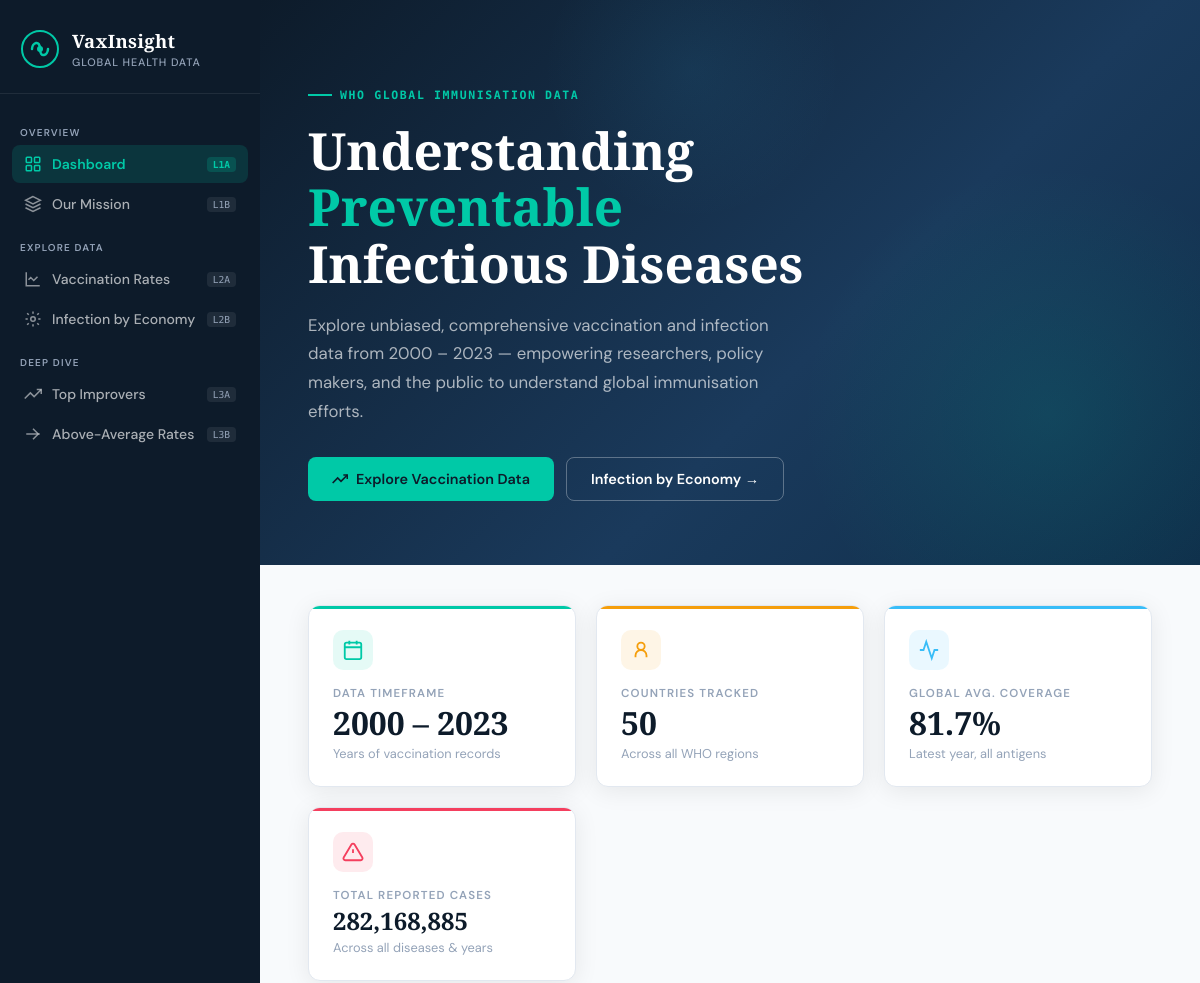
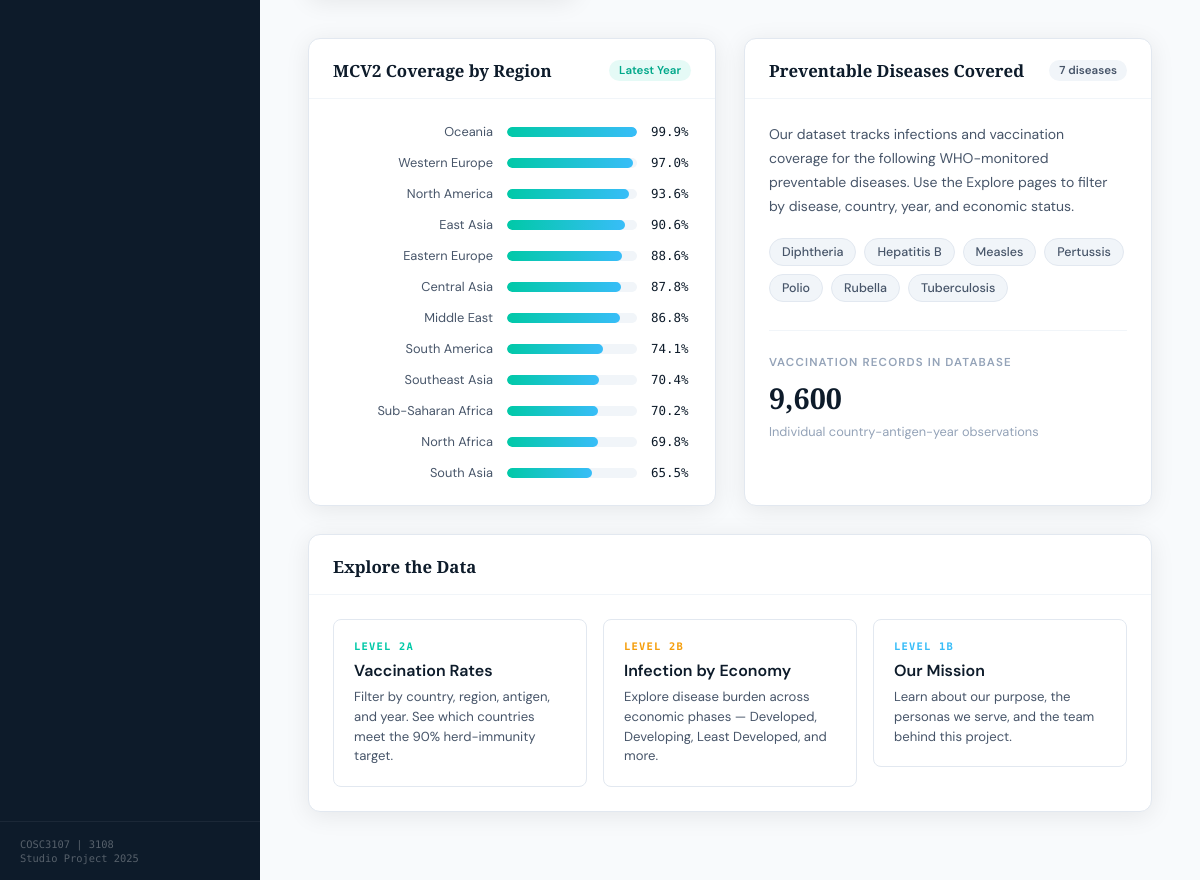
The page / on the database its author committed (2 pictures, top to bottom).
### tables this page shows
CREATE TABLE regions (
            id INTEGER PRIMARY KEY AUTOINCREMENT,
            name TEXT UNIQUE NOT NULL
        );

CREATE TABLE disease_types (
            id INTEGER PRIMARY KEY AUTOINCREMENT,
            name TEXT UNIQUE NOT NULL
        );

### app.py (the view)
@app.route('/')
def landing():
    db = get_db()
    s = db_stats()
    fact_timeframe = f"{s['year_min']} – {s['year_max']}"
    fact_countries = f"{s['country_count']:,}"
    fact_records = f"{s['total_vacc_records']:,}"
    diseases = [r['name'] for r in db.execute("SELECT name FROM disease_types ORDER BY name").fetchall()]
    avg_cov = db.execute("""
        SELECT ROUND(AVG(coverage_pct), 1) as avg
        FROM vaccination_data
        WHERE year = (SELECT MAX(year) FROM vaccination_data)
    """).fetchone()['avg']
    regional = db.execute("""
        SELECT r.name as region,
               ROUND(AVG(v.coverage_pct),1) as avg_cov
        FROM vaccination_data v
        JOIN countries c ON v.country_id = c.id
        JOIN regions r ON c.region_id = r.id
        JOIN antigens a ON v.antigen_id = a.id
        WHERE a.code='MCV2' AND v.year=(SELECT MAX(year) FROM vaccination_data)
        GROUP BY r.name
        ORDER BY avg_cov DESC
    """).fetchall()
    db.close()
    return render_template('landing.html',
        fact_timeframe=fact_timeframe,
        fact_countries=fact_countries,
        fact_records=fact_records,
        diseases=diseases,
        avg_cov=avg_cov,
        regional=regional,
        total_cases=f"{s['total_cases']:,}"
    )

### app.py (called while the page is built)
def db_stats():
    db = get_db()
    stats = {}
    stats['country_count']  = db.execute("SELECT COUNT(*) FROM countries").fetchone()[0]
    stats['year_min']       = db.execute("SELECT MIN(year) FROM vaccination_data").fetchone()[0]
    stats['year_max']       = db.execute("SELECT MAX(year) FROM vaccination_data").fetchone()[0]
    stats['disease_count']  = db.execute("SELECT COUNT(*) FROM disease_types").fetchone()[0]
    stats['total_vacc_records'] = db.execute("SELECT COUNT(*) FROM vaccination_data").fetchone()[0]
    stats['total_cases']    = db.execute("SELECT SUM(cases) FROM disease_data").fetchone()[0]
    db.close()
    return stats

### database.py (called while the page is built)
def get_db():
    conn = sqlite3.connect(DB_PATH)
    conn.row_factory = sqlite3.Row
    return conn

### templates/landing.html (shortened to what this page needs)
{% extends "base.html" %}
{% block content %}
<section class="hero">
  <p class="hero-eyebrow">WHO Global Immunisation Data</p>
  <h1>Understanding <span>Preventable</span><br>Infectious Diseases</h1>
  <p class="hero-desc">
    Explore unbiased, comprehensive vaccination and infection data from
    {{ fact_timeframe }} — empowering researchers, policy makers, and
    the public to understand global immunisation efforts.
  </p>
  <div class="hero-cta">
    <a href="{{ url_for('vaccination') }}" class="btn-hero btn-hero-primary">
      <svg width="16" height="16" viewBox="0 0 24 24" fill="none" stroke="currentColor" stroke-width="2.5">
        <polyline points="23 6 13.5 15.5 8.5 10.5 1 18"/><polyline points="17 6 23 6 23 12"/>
      </svg>
      Explore Vaccination Data
    </a>
    <a href="{{ url_for('infection') }}" class="btn-hero btn-hero-outline">
      Infection by Economy →
    </a>
  </div>
</section>
<div class="content-area">
  <div class="stats-grid">
    <div class="stat-card teal">
      <div class="stat-icon teal">
        <svg viewBox="0 0 24 24" fill="none" stroke="currentColor" stroke-width="2">
          <rect x="3" y="4" width="18" height="18" rx="2"/><line x1="3" y1="9" x2="21" y2="9"/>
          <line x1="8" y1="2" x2="8" y2="6"/><line x1="16" y1="2" x2="16" y2="6"/>
        </svg>
      </div>
      <div class="stat-label">Data Timeframe</div>
      <div class="stat-value">{{ fact_timeframe }}</div>
      <div class="stat-sub">Years of vaccination records</div>
    </div>
    <div class="stat-card amber">
      <div class="stat-icon amber">
        <svg viewBox="0 0 24 24" fill="none" stroke="currentColor" stroke-width="2">
          <circle cx="12" cy="8" r="4"/><path d="M6 20v-2a6 6 0 0 1 12 0v2"/>
        </svg>
      </div>
      <div class="stat-label">Countries Tracked</div>
      <div class="stat-value">{{ fact_countries }}</div>
      <div class="stat-sub">Across all WHO regions</div>
    </div>
    <div class="stat-card sky">
      <div class="stat-icon sky">
        <svg viewBox="0 0 24 24" fill="none" stroke="currentColor" stroke-width="2">
          <path d="M22 12h-4l-3 9L9 3l-3 9H2"/>
        </svg>
      </div>
      <div class="stat-label">Global Avg. Coverage</div>
      <div class="stat-value">{{ avg_cov }}%</div>
      <div class="stat-sub">Latest year, all antigens</div>
    </div>
    <div class="stat-card rose">
      <div class="stat-icon rose">
        <svg viewBox="0 0 24 24" fill="none" stroke="currentColor" stroke-width="2">
          <path d="M10.29 3.86L1.82 18a2 2 0 0 0 1.71 3h16.94a2 2 0 0 0 1.71-3L13.71 3.86a2 2 0 0 0-3.42 0z"/>
          <line x1="12" y1="9" x2="12" y2="13"/><line x1="12" y1="17" x2="12.01" y2="17"/>
        </svg>
      </div>
      <div class="stat-label">Total Reported Cases</div>
      <div class="stat-value" style="font-size:1.5rem;">{{ total_cases }}</div>
      <div class="stat-sub">Across all diseases &amp; years</div>
    </div>
  </div>
  <div class="two-col">
    <div class="card">
      <div class="card-header">
        <h3>MCV2 Coverage by Region</h3>
        <span class="badge badge-teal">Latest Year</span>
      </div>
      <div class="card-body">
        <div class="region-bar-list">
          {% for row in regional %}
          <div class="region-bar-row">
            <span class="region-name">{{ row.region }}</span>
            <div class="region-bar-track">
              <div class="region-bar-fill" style="width: {{ row.avg_cov }}%"></div>
            </div>
            <span class="region-bar-val">{{ row.avg_cov }}%</span>
          </div>
          {% endfor %}
        </div>
      </div>
    </div>
    <div class="card">
      <div class="card-header">
        <h3>Preventable Diseases Covered</h3>
        <span class="badge badge-gray">{{ diseases|length }} diseases</span>
      </div>
      <div class="card-body">
        <p style="font-size:.875rem; color:var(--gray-600); line-height:1.7; margin-bottom:20px;">
          Our dataset tracks infections and vaccination coverage for the following
          WHO-monitored preventable diseases. Use the Explore pages to filter by disease,
          country, year, and economic status.
        </p>
        <div class="tag-list">
          {% for d in diseases %}
          <span class="tag">{{ d }}</span>
          {% endfor %}
        </div>
        <div style="margin-top:28px; padding-top:24px; border-top:1px solid var(--gray-100);">
          <div class="stat-label" style="margin-bottom:8px;">Vaccination Records in Database</div>
          <div style="font-family:var(--font-head); font-size:1.8rem; font-weight:700; color:var(--navy);">
            {{ fact_records }}
          </div>
          <div class="stat-sub">Individual country-antigen-year observations</div>
        </div>
      </div>
    </div>
  </div>
  <div class="card">
    <div class="card-header">
      <h3>Explore the Data</h3>
    </div>
    <div class="card-body">
      <div style="display:grid; grid-template-columns:repeat(auto-fit,minmax(220px,1fr)); gap:16px;">
        <a href="{{ url_for('vaccination') }}" style="text-decoration:none;">
          <div style="border:1.5px solid var(--gray-200); border-radius:var(--radius-sm); padding:20px; transition:all .2s; cursor:pointer;"
               onmouseover="this.style.borderColor='var(--teal)';this.style.background='rgba(0,201,167,.03)'"
               onmouseout="this.style.borderColor='var(--gray-200)';this.style.background='white'">
            <div style="font-size:.65rem;font-weight:700;letter-spacing:.12em;text-transform:uppercase;color:var(--teal);margin-bottom:8px;font-family:var(--font-mono);">Level 2A</div>
            <div style="font-weight:600;color:var(--navy);margin-bottom:6px;">Vaccination Rates</div>
            <div style="font-size:.82rem;color:var(--gray-600);line-height:1.5;">Filter by country, region, antigen, and year. See which countries meet the 90% herd-immunity target.</div>
          </div>
        </a>
        <a href="{{ url_for('infection') }}" style="text-decoration:none;">
          <div style="border:1.5px solid var(--gray-200); border-radius:var(--radius-sm); padding:20px; transition:all .2s; cursor:pointer;"
               onmouseover="this.style.borderColor='var(--amber)';this.style.background='rgba(245,158,11,.03)'"
               onmouseout="this.style.borderColor='var(--gray-200)';this.style.background='white'">
            <div style="font-size:.65rem;font-weight:700;letter-spacing:.12em;text-transform:uppercase;color:var(--amber);margin-bottom:8px;font-family:var(--font-mono);">Level 2B</div>
            <div style="font-weight:600;color:var(--navy);margin-bottom:6px;">Infection by Economy</div>
            <div style="font-size:.82rem;color:var(--gray-600);line-height:1.5;">Explore disease burden across economic phases — Developed, Developing, Least Developed, and more.</div>
          </div>
        </a>
        <a href="{{ url_for('mission') }}" style="text-decoration:none;">
          <div style="border:1.5px solid var(--gray-200); border-radius:var(--radius-sm); padding:20px; transition:all .2s; cursor:pointer;"
               onmouseover="this.style.borderColor='var(--sky)';this.style.background='rgba(56,189,248,.03)'"
               onmouseout="this.style.borderColor='var(--gray-200)';this.style.background='white'">
            <div style="font-size:.65rem;font-weight:700;letter-spacing:.12em;text-transform:uppercase;color:var(--sky);margin-bottom:8px;font-family:var(--font-mono);">Level 1B</div>
            <div style="font-weight:600;color:var(--navy);margin-bottom:6px;">Our Mission</div>
            <div style="font-size:.82rem;color:var(--gray-600);line-height:1.5;">Learn about our purpose, the personas we serve, and the team behind this project.</div>
          </div>
        </a>
      </div>
    </div>
  </div>
</div>
{% endblock %}

### templates/base.html (shortened to what this page needs)
<!DOCTYPE html>
<html lang="en">
<head>
  <link rel="stylesheet" href="{{ url_for('static', filename='style.css') }}"/>
</head>
<body>
  <nav class="sidebar">
    <div class="sidebar-brand">
      <div class="brand-icon">
      </div>
      <div>
        <span class="brand-name">VaxInsight</span>
        <span class="brand-sub">Global Health Data</span>
      </div>
    </div>
    <ul class="nav-links">
      <li class="nav-section-label">Overview</li>
      <li>
        <a href="{{ url_for('landing') }}" class="nav-link {% if request.endpoint == 'landing' %}active{% endif %}">
          <svg viewBox="0 0 24 24" fill="none" stroke="currentColor" stroke-width="2"><rect x="3" y="3" width="7" height="7" rx="1"/><rect x="14" y="3" width="7" height="7" rx="1"/><rect x="3" y="14" width="7" height="7" rx="1"/><rect x="14" y="14" width="7" height="7" rx="1"/></svg>
          <span>Dashboard</span>
          <em class="nav-badge">L1A</em>
        </a>
      </li>
      <li>
        <a href="{{ url_for('mission') }}" class="nav-link {% if request.endpoint == 'mission' %}active{% endif %}">
          <svg viewBox="0 0 24 24" fill="none" stroke="currentColor" stroke-width="2"><path d="M12 2L2 7l10 5 10-5-10-5z"/><path d="M2 17l10 5 10-5"/><path d="M2 12l10 5 10-5"/></svg>
          <span>Our Mission</span>
          <em class="nav-badge">L1B</em>
        </a>
      </li>
      <li class="nav-section-label">Explore Data</li>
      <li>
        <a href="{{ url_for('vaccination') }}" class="nav-link {% if request.endpoint == 'vaccination' %}active{% endif %}">
          <svg viewBox="0 0 24 24" fill="none" stroke="currentColor" stroke-width="2"><path d="M3 3v18h18"/><path d="M18 9l-5 5-4-4-3 3"/></svg>
          <span>Vaccination Rates</span>
          <em class="nav-badge">L2A</em>
        </a>
      </li>
      <li>
        <a href="{{ url_for('infection') }}" class="nav-link {% if request.endpoint == 'infection' %}active{% endif %}">
          <svg viewBox="0 0 24 24" fill="none" stroke="currentColor" stroke-width="2"><circle cx="12" cy="12" r="3"/><path d="M12 2v3M12 19v3M4.22 4.22l2.12 2.12M17.66 17.66l2.12 2.12M2 12h3M19 12h3M4.22 19.78l2.12-2.12M17.66 6.34l2.12-2.12"/></svg>
          <span>Infection by Economy</span>
          <em class="nav-badge">L2B</em>
        </a>
      </li>
      <li class="nav-section-label">Deep Dive</li>
      <li>
        <a href="{{ url_for('top_improvers') }}" class="nav-link {% if request.endpoint == 'top_improvers' %}active{% endif %}">
          <svg viewBox="0 0 24 24" fill="none" stroke="currentColor" stroke-width="2"><polyline points="23 6 13.5 15.5 8.5 10.5 1 18"/><polyline points="17 6 23 6 23 12"/></svg>
          <span>Top Improvers</span>
          <em class="nav-badge">L3A</em>
        </a>
      </li>
      <li>
        <a href="{{ url_for('above_average') }}" class="nav-link {% if request.endpoint == 'above_average' %}active{% endif %}">
          <svg viewBox="0 0 24 24" fill="none" stroke="currentColor" stroke-width="2"><line x1="3" y1="12" x2="21" y2="12"/><polyline points="12 5 19 12 12 19"/></svg>
          <span>Above-Average Rates</span>
          <em class="nav-badge">L3B</em>
        </a>
      </li>
    </ul>
    <div class="sidebar-footer">
      <span>COSC3107 | 3108</span>
      <span>Studio Project 2025</span>
    </div>
  </nav>
  <main class="main-content">
    {% block content %}{% endblock %}
  </main>
</body>
</html>

### rows shown on the page
regions: region "Oceania", avg_cov "99.9"
regions: region "Western Europe", avg_cov "97.0"
regions: region "North America", avg_cov "93.6"
regions: region "East Asia", avg_cov "90.6"
regions: region "Eastern Europe", avg_cov "88.6"
regions: region "Central Asia", avg_cov "87.8"
regions: region "Middle East", avg_cov "86.8"
regions: region "South America", avg_cov "74.1"
regions: region "Southeast Asia", avg_cov "70.4"
regions: region "Sub-Saharan Africa", avg_cov "70.2"
regions: region "North Africa", avg_cov "69.8"
regions: region "South Asia", avg_cov "65.5"
disease_types: name "Diphtheria"
disease_types: name "Hepatitis B"
disease_types: name "Measles"
disease_types: name "Pertussis"
disease_types: name "Polio"
disease_types: name "Rubella"
disease_types: name "Tuberculosis"

### other values the page prints
{{ fact_timeframe }} "2000 – 2023"
{{ fact_countries }} "50"
{{ avg_cov }} "81.7"
{{ total_cases }} "282,168,885"
{{ diseases|length }} "7"
{{ fact_records }} "9,600"
